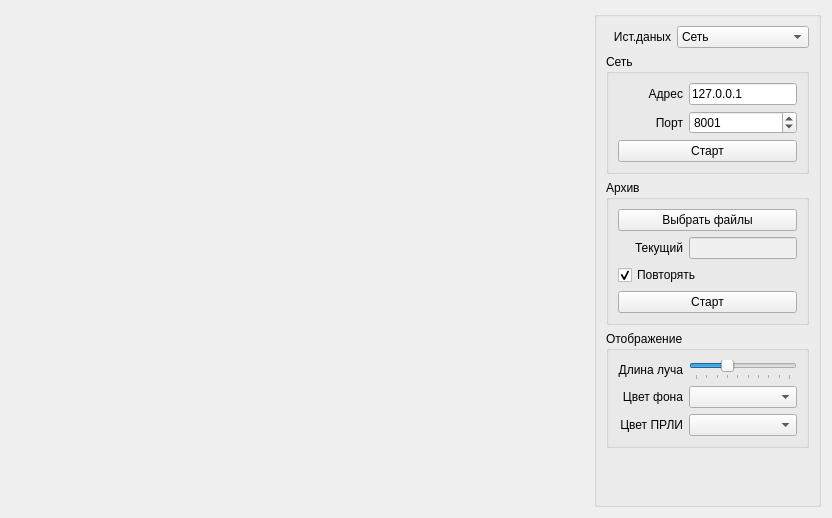
<?xml version="1.0" encoding="UTF-8"?>
<ui version="4.0">
 <class>Form</class>
 <widget class="QWidget" name="Form">
  <property name="geometry">
   <rect>
    <x>0</x>
    <y>0</y>
    <width>832</width>
    <height>518</height>
   </rect>
  </property>
  <property name="windowTitle">
   <string>Form</string>
  </property>
  <layout class="QHBoxLayout" name="_hlayMain">
   <item>
    <widget class="QWidget" name="widget" native="true">
     <property name="sizePolicy">
      <sizepolicy hsizetype="Expanding" vsizetype="Preferred">
       <horstretch>0</horstretch>
       <verstretch>0</verstretch>
      </sizepolicy>
     </property>
    </widget>
   </item>
   <item>
    <widget class="QGroupBox" name="_gbParams">
     <property name="sizePolicy">
      <sizepolicy hsizetype="Fixed" vsizetype="Preferred">
       <horstretch>0</horstretch>
       <verstretch>0</verstretch>
      </sizepolicy>
     </property>
     <property name="title">
      <string/>
     </property>
     <layout class="QVBoxLayout" name="_vlayParams">
      <item>
       <layout class="QHBoxLayout" name="_hlayDataSource">
        <item>
         <widget class="QLabel" name="_labelDataSource">
          <property name="sizePolicy">
           <sizepolicy hsizetype="Fixed" vsizetype="Preferred">
            <horstretch>0</horstretch>
            <verstretch>0</verstretch>
           </sizepolicy>
          </property>
          <property name="minimumSize">
           <size>
            <width>65</width>
            <height>0</height>
           </size>
          </property>
          <property name="maximumSize">
           <size>
            <width>65</width>
            <height>16777215</height>
           </size>
          </property>
          <property name="text">
           <string>Ист.даных</string>
          </property>
          <property name="alignment">
           <set>Qt::AlignRight|Qt::AlignTrailing|Qt::AlignVCenter</set>
          </property>
         </widget>
        </item>
        <item>
         <widget class="QComboBox" name="_cbDataSource">
          <item>
           <property name="text">
            <string>Сеть</string>
           </property>
          </item>
          <item>
           <property name="text">
            <string>Архив</string>
           </property>
          </item>
         </widget>
        </item>
       </layout>
      </item>
      <item>
       <widget class="QGroupBox" name="_gbNetworkParams">
        <property name="title">
         <string>Сеть</string>
        </property>
        <layout class="QVBoxLayout" name="_vlayNetworkParams">
         <item>
          <layout class="QHBoxLayout" name="_hlayIp">
           <item>
            <widget class="QLabel" name="_labelIp">
             <property name="sizePolicy">
              <sizepolicy hsizetype="Fixed" vsizetype="Preferred">
               <horstretch>0</horstretch>
               <verstretch>0</verstretch>
              </sizepolicy>
             </property>
             <property name="minimumSize">
              <size>
               <width>65</width>
               <height>0</height>
              </size>
             </property>
             <property name="maximumSize">
              <size>
               <width>65</width>
               <height>16777215</height>
              </size>
             </property>
             <property name="text">
              <string>Адрес</string>
             </property>
             <property name="alignment">
              <set>Qt::AlignRight|Qt::AlignTrailing|Qt::AlignVCenter</set>
             </property>
            </widget>
           </item>
           <item>
            <widget class="QLineEdit" name="_editIp">
             <property name="text">
              <string>127.0.0.1</string>
             </property>
             <property name="placeholderText">
              <string>0.0.0.0</string>
             </property>
            </widget>
           </item>
          </layout>
         </item>
         <item>
          <layout class="QHBoxLayout" name="_hlayPort">
           <item>
            <widget class="QLabel" name="_labelPort">
             <property name="sizePolicy">
              <sizepolicy hsizetype="Fixed" vsizetype="Preferred">
               <horstretch>0</horstretch>
               <verstretch>0</verstretch>
              </sizepolicy>
             </property>
             <property name="minimumSize">
              <size>
               <width>65</width>
               <height>0</height>
              </size>
             </property>
             <property name="maximumSize">
              <size>
               <width>65</width>
               <height>16777215</height>
              </size>
             </property>
             <property name="text">
              <string>Порт</string>
             </property>
             <property name="alignment">
              <set>Qt::AlignRight|Qt::AlignTrailing|Qt::AlignVCenter</set>
             </property>
            </widget>
           </item>
           <item>
            <widget class="QSpinBox" name="_spinPort">
             <property name="specialValueText">
              <string/>
             </property>
             <property name="minimum">
              <number>1</number>
             </property>
             <property name="maximum">
              <number>32565</number>
             </property>
             <property name="value">
              <number>8001</number>
             </property>
            </widget>
           </item>
          </layout>
         </item>
         <item>
          <widget class="QPushButton" name="_bnStartStopUDP">
           <property name="sizePolicy">
            <sizepolicy hsizetype="Preferred" vsizetype="Fixed">
             <horstretch>0</horstretch>
             <verstretch>0</verstretch>
            </sizepolicy>
           </property>
           <property name="text">
            <string>Старт</string>
           </property>
          </widget>
         </item>
        </layout>
       </widget>
      </item>
      <item>
       <widget class="QGroupBox" name="_gbArchParams">
        <property name="title">
         <string>Архив</string>
        </property>
        <layout class="QVBoxLayout" name="_vlayArchParams">
         <item>
          <widget class="QPushButton" name="_bnSelectArchiveFiles">
           <property name="text">
            <string>Выбрать файлы</string>
           </property>
          </widget>
         </item>
         <item>
          <layout class="QHBoxLayout" name="_hlayCurrentArchiveFile">
           <item>
            <widget class="QLabel" name="_labelCurrentArchiveFile">
             <property name="sizePolicy">
              <sizepolicy hsizetype="Fixed" vsizetype="Preferred">
               <horstretch>0</horstretch>
               <verstretch>0</verstretch>
              </sizepolicy>
             </property>
             <property name="minimumSize">
              <size>
               <width>65</width>
               <height>0</height>
              </size>
             </property>
             <property name="maximumSize">
              <size>
               <width>65</width>
               <height>16777215</height>
              </size>
             </property>
             <property name="text">
              <string>Текущий</string>
             </property>
             <property name="alignment">
              <set>Qt::AlignRight|Qt::AlignTrailing|Qt::AlignVCenter</set>
             </property>
            </widget>
           </item>
           <item>
            <widget class="QLineEdit" name="_editCurrentArchiveFile">
             <property name="styleSheet">
              <string notr="true">background-color: rgb(240, 240, 240);</string>
             </property>
            </widget>
           </item>
          </layout>
         </item>
         <item>
          <widget class="QCheckBox" name="_cbRepeatArchiveFiles">
           <property name="text">
            <string>Повторять</string>
           </property>
           <property name="checked">
            <bool>true</bool>
           </property>
          </widget>
         </item>
         <item>
          <widget class="QPushButton" name="_bnStartStopArchive">
           <property name="sizePolicy">
            <sizepolicy hsizetype="Preferred" vsizetype="Fixed">
             <horstretch>0</horstretch>
             <verstretch>0</verstretch>
            </sizepolicy>
           </property>
           <property name="text">
            <string>Старт</string>
           </property>
          </widget>
         </item>
        </layout>
       </widget>
      </item>
      <item>
       <widget class="QGroupBox" name="_gbPaintParams">
        <property name="title">
         <string>Отображение</string>
        </property>
        <layout class="QVBoxLayout" name="_vlayPaintParams">
         <item>
          <layout class="QHBoxLayout" name="_hlayLinePointCount">
           <item>
            <widget class="QLabel" name="_labelLinePointCount">
             <property name="sizePolicy">
              <sizepolicy hsizetype="Fixed" vsizetype="Preferred">
               <horstretch>0</horstretch>
               <verstretch>0</verstretch>
              </sizepolicy>
             </property>
             <property name="minimumSize">
              <size>
               <width>65</width>
               <height>0</height>
              </size>
             </property>
             <property name="maximumSize">
              <size>
               <width>65</width>
               <height>16777215</height>
              </size>
             </property>
             <property name="text">
              <string>Длина луча</string>
             </property>
             <property name="alignment">
              <set>Qt::AlignRight|Qt::AlignTrailing|Qt::AlignVCenter</set>
             </property>
            </widget>
           </item>
           <item>
            <widget class="QSlider" name="_sliderLinePointCount">
             <property name="minimum">
              <number>300</number>
             </property>
             <property name="maximum">
              <number>1200</number>
             </property>
             <property name="singleStep">
              <number>100</number>
             </property>
             <property name="pageStep">
              <number>100</number>
             </property>
             <property name="value">
              <number>600</number>
             </property>
             <property name="orientation">
              <enum>Qt::Horizontal</enum>
             </property>
             <property name="tickPosition">
              <enum>QSlider::TicksBelow</enum>
             </property>
             <property name="tickInterval">
              <number>100</number>
             </property>
            </widget>
           </item>
          </layout>
         </item>
         <item>
          <layout class="QHBoxLayout" name="_hlayPaintBkgndColor">
           <item>
            <widget class="QLabel" name="_labelPaintBkgndColor">
             <property name="sizePolicy">
              <sizepolicy hsizetype="Fixed" vsizetype="Preferred">
               <horstretch>0</horstretch>
               <verstretch>0</verstretch>
              </sizepolicy>
             </property>
             <property name="minimumSize">
              <size>
               <width>65</width>
               <height>0</height>
              </size>
             </property>
             <property name="maximumSize">
              <size>
               <width>65</width>
               <height>16777215</height>
              </size>
             </property>
             <property name="text">
              <string>Цвет фона</string>
             </property>
             <property name="alignment">
              <set>Qt::AlignRight|Qt::AlignTrailing|Qt::AlignVCenter</set>
             </property>
            </widget>
           </item>
           <item>
            <widget class="QComboBox" name="_cbPaintBkgndColor"/>
           </item>
          </layout>
         </item>
         <item>
          <layout class="QHBoxLayout" name="_hlayPaintDataColor">
           <item>
            <widget class="QLabel" name="_labelPaintDataColor">
             <property name="sizePolicy">
              <sizepolicy hsizetype="Fixed" vsizetype="Preferred">
               <horstretch>0</horstretch>
               <verstretch>0</verstretch>
              </sizepolicy>
             </property>
             <property name="minimumSize">
              <size>
               <width>65</width>
               <height>0</height>
              </size>
             </property>
             <property name="maximumSize">
              <size>
               <width>65</width>
               <height>16777215</height>
              </size>
             </property>
             <property name="text">
              <string>Цвет ПРЛИ</string>
             </property>
             <property name="alignment">
              <set>Qt::AlignRight|Qt::AlignTrailing|Qt::AlignVCenter</set>
             </property>
            </widget>
           </item>
           <item>
            <widget class="QComboBox" name="_cbPaintDataColor"/>
           </item>
          </layout>
         </item>
        </layout>
       </widget>
      </item>
      <item>
       <spacer name="_verticalSpacer">
        <property name="orientation">
         <enum>Qt::Vertical</enum>
        </property>
        <property name="sizeHint" stdset="0">
         <size>
          <width>20</width>
          <height>40</height>
         </size>
        </property>
       </spacer>
      </item>
     </layout>
    </widget>
   </item>
  </layout>
 </widget>
 <resources/>
 <connections/>
</ui>
